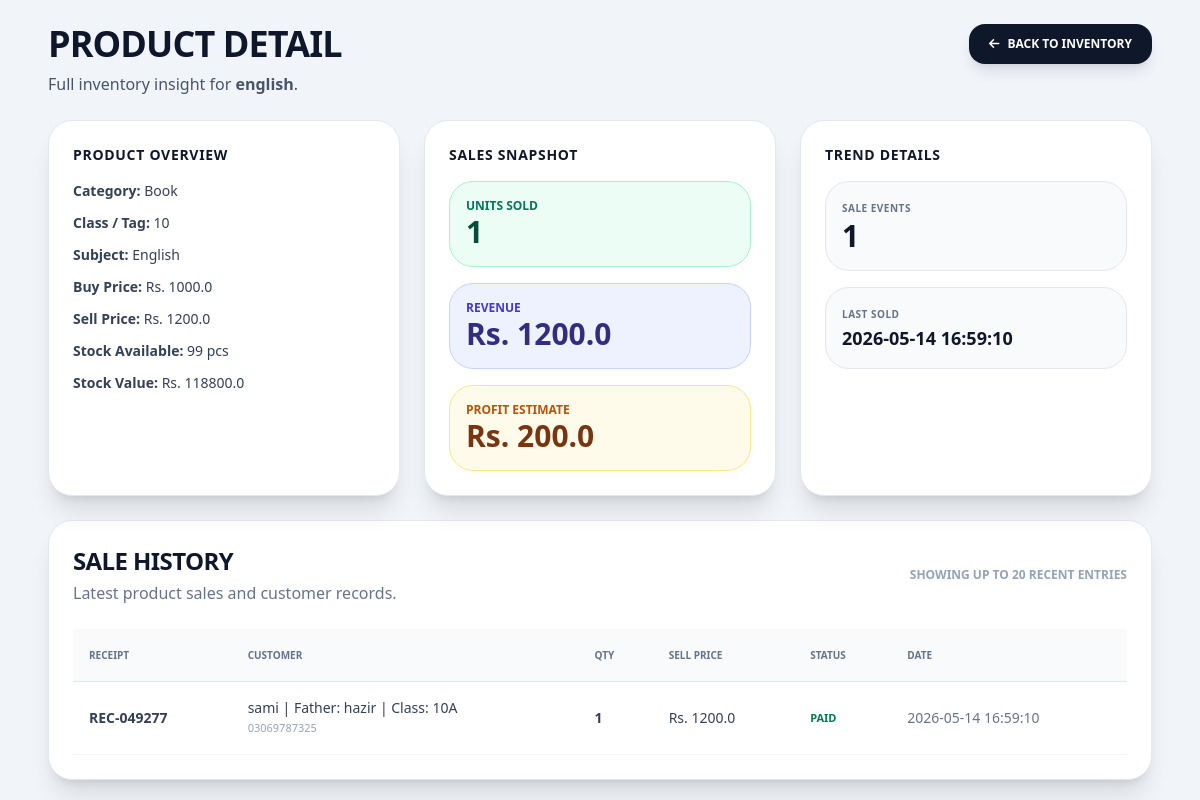
Before: /product/3 (signed in) with the older database file.
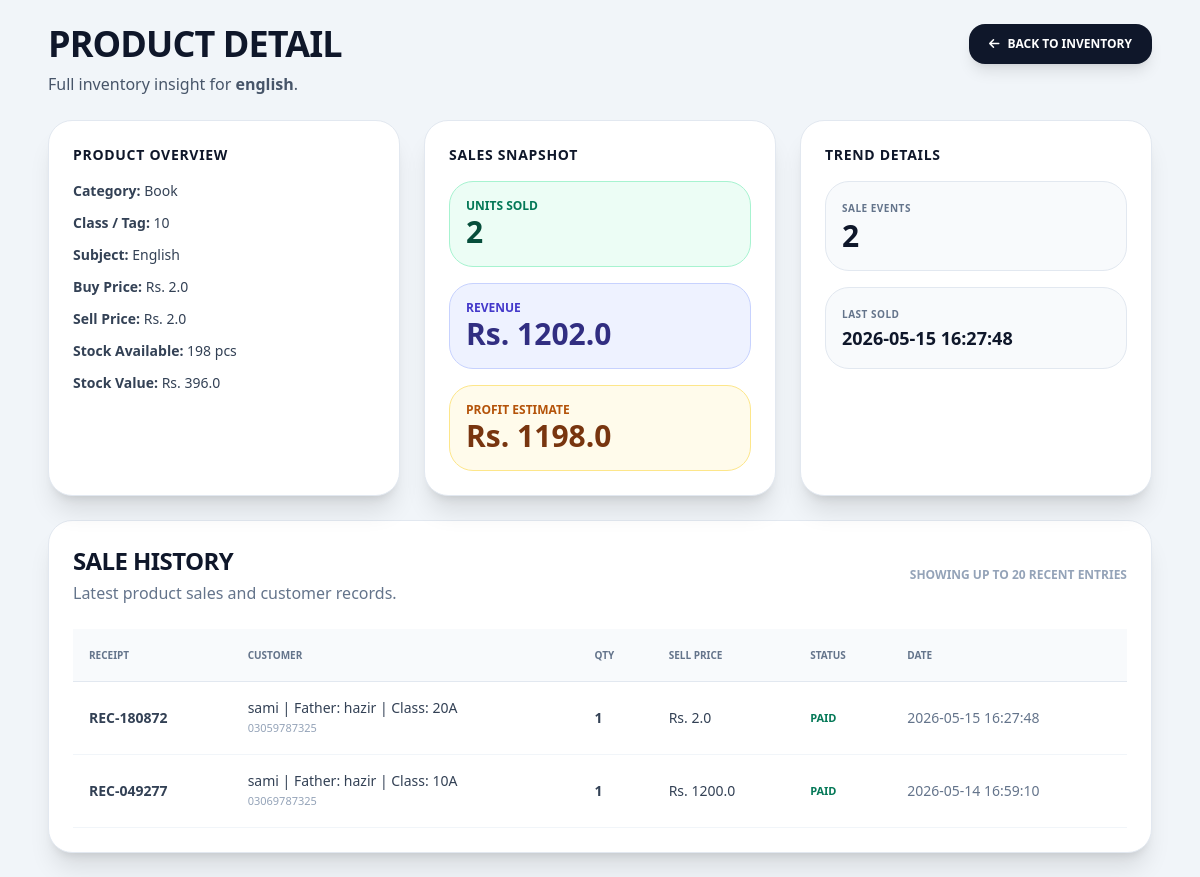
After: the same page with the newer database file.
### tables this page shows
CREATE TABLE products (
        id INTEGER PRIMARY KEY AUTOINCREMENT,
        name TEXT NOT NULL,
        category TEXT, -- Book, Notebook, Stationery
        student_class TEXT,
        subject TEXT,
        purchase_price REAL,
        selling_price REAL,
        stock INTEGER
    , tag TEXT, variation TEXT);

CREATE TABLE sale_items (sale_id INTEGER, product_name TEXT, qty INTEGER, price REAL);

CREATE TABLE sales (
        id INTEGER PRIMARY KEY AUTOINCREMENT,
        customer_id INTEGER,
        receipt_number TEXT UNIQUE,
        total_amount REAL,
        profit REAL,
        payment_status TEXT, -- 'Paid' or 'Pending' (Udhaar)
        timestamp DATETIME DEFAULT CURRENT_TIMESTAMP
    );

CREATE TABLE customers (id INTEGER PRIMARY KEY AUTOINCREMENT, name TEXT, phone TEXT, student_name TEXT);

### main.py (the view)
@app.get("/product/{product_id}")
async def product_detail(request: Request, product_id: int):
    if not is_logged_in(request): raise HTTPException(status_code=401)
    conn = get_db()
    product = conn.execute("SELECT * FROM products WHERE id = ?", (product_id,)).fetchone()
    if not product:
        conn.close()
        raise HTTPException(status_code=404, detail="Product not found")
    analytics = conn.execute("""
        SELECT
            SUM(si.qty) as total_units,
            SUM(si.qty * si.price) as total_revenue,
            MAX(s.timestamp) as last_sold,
            COUNT(*) as sale_count
        FROM sale_items si
        JOIN sales s ON si.sale_id = s.id
        WHERE si.product_name = ?
    """, (product['name'],)).fetchone()
    sales = conn.execute("""
        SELECT si.qty, si.price, s.receipt_number, s.payment_status, s.timestamp,
               c.name as customer_name, c.phone as customer_phone
        FROM sale_items si
        JOIN sales s ON si.sale_id = s.id
        LEFT JOIN customers c ON s.customer_id = c.id
        WHERE si.product_name = ?
        ORDER BY s.timestamp DESC
        LIMIT 20
    """, (product['name'],)).fetchall()
    conn.close()
    total_units = analytics['total_units'] if analytics['total_units'] else 0
    total_revenue = analytics['total_revenue'] if analytics['total_revenue'] else 0
    sale_count = analytics['sale_count'] if analytics['sale_count'] else 0
    last_sold = analytics['last_sold']
    profit = total_revenue - (total_units * product['purchase_price']) if total_units else 0
    return templates.TemplateResponse(request, "product_detail.html", {
        "product": product,
        "sales": sales,
        "analytics": {
            "total_units": total_units,
            "total_revenue": total_revenue,
            "sale_count": sale_count,
            "last_sold": last_sold,
            "profit": profit
        }
    })

### templates/product_detail.html (shortened to what this page needs)
<!DOCTYPE html>
<html lang="en">
<head>
    <script src="https://cdn.tailwindcss.com"></script>
    <link rel="stylesheet" href="https://cdnjs.cloudflare.com/ajax/libs/font-awesome/6.0.0/css/all.min.css">
</head>
<body class="bg-slate-100 min-h-screen font-sans text-slate-900">
    <div class="max-w-6xl mx-auto p-6">
        <div class="flex flex-col md:flex-row justify-between items-start gap-4 mb-6">
            <div>
                <h1 class="text-4xl font-black uppercase tracking-tight">Product Detail</h1>
                <p class="text-slate-600 mt-2">Full inventory insight for <strong>{{ product.name }}</strong>.</p>
            </div>
            <div class="space-x-2">
                <a href="/" class="inline-flex items-center gap-2 bg-slate-900 text-white px-5 py-3 rounded-2xl font-black uppercase text-xs shadow-lg hover:bg-slate-800 transition"><i class="fas fa-arrow-left"></i> Back to Inventory</a>
            </div>
        </div>
        <div class="grid grid-cols-1 lg:grid-cols-3 gap-6 mb-6">
            <div class="bg-white rounded-3xl shadow-xl p-6 border border-slate-200">
                <h2 class="font-black text-slate-900 uppercase text-sm tracking-wider mb-4">Product Overview</h2>
                <div class="space-y-3 text-sm text-slate-700">
                    <div><span class="font-black">Category:</span> {{ product.category }}</div>
                    <div><span class="font-black">Class / Tag:</span> {{ product.student_class or product.tag or 'N/A' }}</div>
                    <div><span class="font-black">Subject:</span> {{ product.subject or product.variation or 'N/A' }}</div>
                    <div><span class="font-black">Buy Price:</span> Rs. {{ product.purchase_price }}</div>
                    <div><span class="font-black">Sell Price:</span> Rs. {{ product.selling_price }}</div>
                    <div><span class="font-black">Stock Available:</span> {{ product.stock }} pcs</div>
                    <div><span class="font-black">Stock Value:</span> Rs. {{ (product.stock * product.selling_price) | round(2) }}</div>
                </div>
            </div>
            <div class="bg-white rounded-3xl shadow-xl p-6 border border-slate-200">
                <h2 class="font-black text-slate-900 uppercase text-sm tracking-wider mb-4">Sales Snapshot</h2>
                <div class="grid gap-4 text-slate-700">
                    <div class="bg-emerald-50 p-4 rounded-3xl border border-emerald-200">
                        <div class="text-xs uppercase font-black text-emerald-700">Units Sold</div>
                        <div class="text-3xl font-black text-emerald-900">{{ analytics.total_units }}</div>
                    </div>
                    <div class="bg-indigo-50 p-4 rounded-3xl border border-indigo-200">
                        <div class="text-xs uppercase font-black text-indigo-700">Revenue</div>
                        <div class="text-3xl font-black text-indigo-900">Rs. {{ analytics.total_revenue | round(2) }}</div>
                    </div>
                    <div class="bg-amber-50 p-4 rounded-3xl border border-amber-200">
                        <div class="text-xs uppercase font-black text-amber-700">Profit Estimate</div>
                        <div class="text-3xl font-black text-amber-900">Rs. {{ analytics.profit | round(2) }}</div>
                    </div>
                </div>
            </div>
            <div class="bg-white rounded-3xl shadow-xl p-6 border border-slate-200">
                <h2 class="font-black text-slate-900 uppercase text-sm tracking-wider mb-4">Trend Details</h2>
                <div class="space-y-4 text-slate-700 text-sm">
                    <div class="bg-slate-50 p-4 rounded-3xl border border-slate-200">
                        <div class="font-black uppercase text-[10px] tracking-wider text-slate-500">Sale Events</div>
                        <div class="text-3xl font-black text-slate-900">{{ analytics.sale_count }}</div>
                    </div>
                    <div class="bg-slate-50 p-4 rounded-3xl border border-slate-200">
                        <div class="font-black uppercase text-[10px] tracking-wider text-slate-500">Last Sold</div>
                        <div class="text-lg font-black text-slate-900">{{ analytics.last_sold or 'No sales yet' }}</div>
                    </div>
                </div>
            </div>
        </div>
        <div class="bg-white rounded-3xl shadow-xl p-6 border border-slate-200">
            <div class="flex flex-col md:flex-row justify-between items-start md:items-center gap-4 mb-6">
                <div>
                    <h2 class="font-black text-2xl uppercase tracking-tight">Sale History</h2>
                    <p class="text-slate-500 mt-1">Latest product sales and customer records.</p>
                </div>
                <div class="text-xs uppercase font-black text-slate-400">Showing up to 20 recent entries</div>
            </div>
            {% if sales %}
            <div class="overflow-x-auto">
                <table class="min-w-full text-left text-sm text-slate-700">
                    <thead class="bg-slate-50 text-slate-500 uppercase text-[10px] font-black">
                        <tr>
                            <th class="p-4">Receipt</th>
                            <th class="p-4">Customer</th>
                            <th class="p-4">Qty</th>
                            <th class="p-4">Sell Price</th>
                            <th class="p-4">Status</th>
                            <th class="p-4">Date</th>
                        </tr>
                    </thead>
                    <tbody class="border-t border-slate-200">
                        {% for sale in sales %}
                        <tr class="border-b border-slate-100 hover:bg-slate-50">
                            <td class="p-4 font-bold">{{ sale.receipt_number }}</td>
                            <td class="p-4">
                                <div>{{ sale.customer_name or 'Walk-in' }}</div>
                                <div class="text-[11px] text-slate-400">{{ sale.customer_phone or 'N/A' }}</div>
                            </td>
                            <td class="p-4 font-black">{{ sale.qty }}</td>
                            <td class="p-4">Rs. {{ sale.price }}</td>
                            <td class="p-4 uppercase text-[11px] font-black {{ 'text-emerald-700' if sale.payment_status == 'Paid' else 'text-amber-700' }}">{{ sale.payment_status }}</td>
                            <td class="p-4 text-slate-500">{{ sale.timestamp }}</td>
                        </tr>
                        {% endfor %}
                    </tbody>
                </table>
            </div>
            {% else %}
            <div class="py-12 text-center text-slate-500 font-black uppercase">Koi sale history nahi mili is product ke liye.</div>
            {% endif %}
        </div>
    </div>
</body>
</html>

Changed rows visible on the page:
changed products "english": purchase_price "1000.0" → "2.0"; selling_price "1200.0" → "2.0"; stock "99" → "198"; (product.stock*product.selling_price)|round(2) "118800.0" → "396.0"
added sale_items: receipt_number "REC-180872", name "sami | Father: hazir | Class: 20A", phone "03059787325", qty "1", price "2.0", payment_status "PAID", timestamp "2026-05-15 16:27:48"
Other visible differences:
{{ analytics.total_units }}: "1" → "2"
{{ analytics.total_revenue | round(2) }}: "1200.0" → "1202.0"
{{ analytics.profit | round(2) }}: "200.0" → "1198.0"
{{ analytics.sale_count }}: "1" → "2"
{{ analytics.last_sold or 'No sales yet' }}: "2026-05-14 16:59:10" → "2026-05-15 16:27:48"
